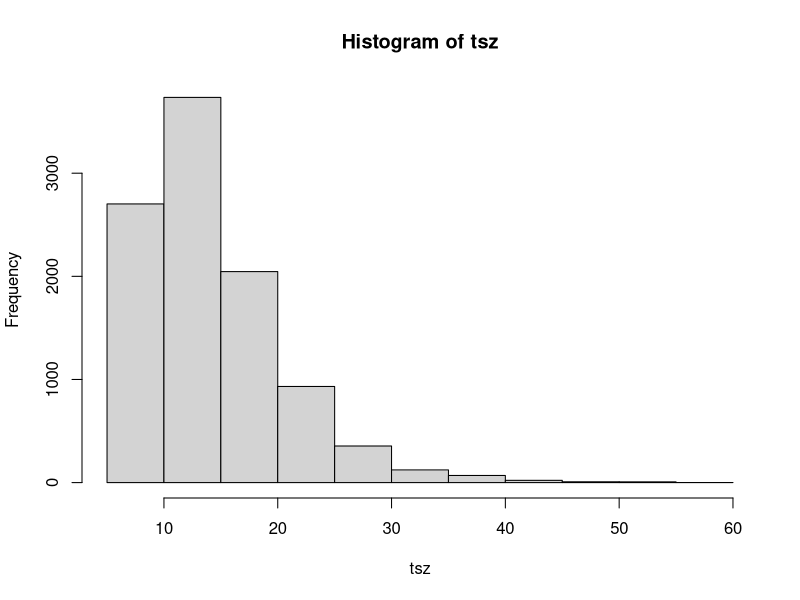

Source code (R):
# Title     : TODO
# Objective : TODO
# Created by: SCDX
# Created on: 2020/9/23


# 4点分布抽样
chouqv = function(n) {
  x = c()
  for (i in 1:n) {
    u = runif(1)
    if (u < 0.2) {
      x[i] = 1
    }else if (u < 0.35) {
      x[i] = 2
    }else if (u < 0.6) {
      x[i] = 3
    }else {
      x[i] = 4
    }
  }
  return(x)
}

num = chouqv(1000)
table(num) / 1000


# 随机排列的生成(10数)
a = c(1:10)
b = c()
for (i in 1:10) {
  x = floor(length(a) * runif(1)) + 1
  b[i] = a[x]
  a = a[-x]
}
b
## sample法
c = sample(1:10, 10, replace = F, prob = rep(1 / 10, 10))
c


# 几何随机变量抽样
toushaizi = function() {
  shaizi = sample(1:6, 100, replace = T, prob = rep(1 / 6, 6))
  a = c(1:6)
  for (i in 1:100) {
    if (shaizi[i] == 1) {
      a = a[-1]
    }else if (shaizi[i] == 2) {
      a = a[-2]
    }else if (shaizi[i] == 3) {
      a = a[-3]
    }else if (shaizi[i] == 4) {
      a = a[-4]
    }else if (shaizi[i] == 5) {
      a = a[-5]
    }else if (shaizi[i] == 6) {
      a = a[-6]
    }
    if (length(a) == 0) {
      return(i)
    }
  }
}
tsz = c()
for (i in 1:10000){
  tsz[i] = toushaizi()
}
hist(tsz)
tsz_mean = mean(tsz)
tsz_mean
tsz_var = var(tsz)
tsz_var

